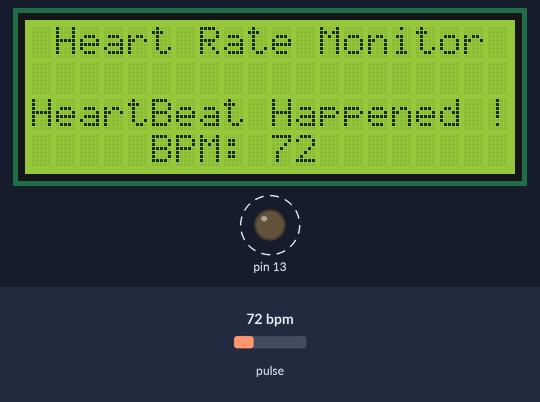
A sketch run on a simulated Arduino Uno, built with avr-gcc and run on an emulated ATmega328P. Shown: 20×4 character LCD, output pins drawn as LEDs (lit = HIGH). Dashed ring = blinking. The inputs (shaded band) are chosen by the test bench; at power-on: pulse 72 bpm. What the sketch prints to the serial monitor is not drawn.

Above: at 1.4 s.
1.5 s: pulse set to 42 bpm
At 3.4 s:
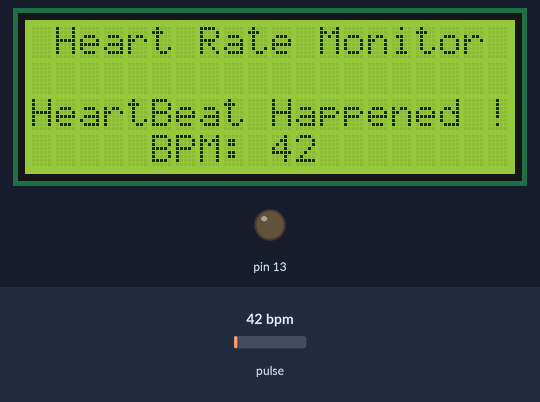
3.9 s: pulse set to 100 bpm
At 4.44 s:
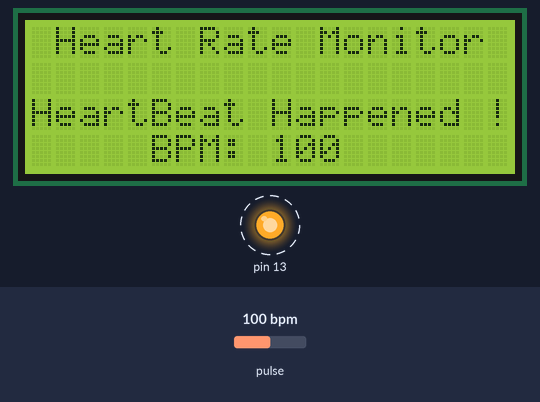
5.8 s: pulse set to 70 bpm
At 6.55 s:
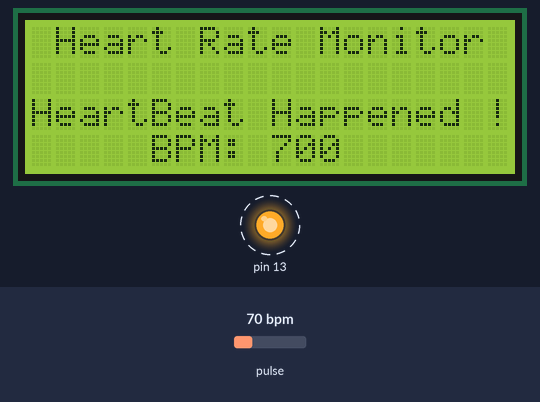
Timing chart, 0 to 14.1 s (numbered marks = the images above; inputs shaded):
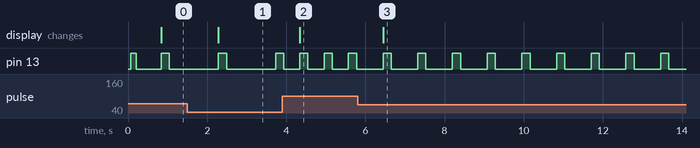

The sketch:

heart.ino
```cpp
#define USE_ARDUINO_INTERRUPTS true // Set-up low-level interrupts for most acurate BPM math.
#include <PulseSensorPlayground.h> // Includes the PulseSensorPlayground Library.
#include<LiquidCrystal.h>
LiquidCrystal lcd(7, 6, 5, 4, 3, 2);

// Variables
const int PulseWire = 0; // PulseSensor PURPLE WIRE connected to ANALOG PIN 0
const int LED13 = 13; // The on-board Arduino LED, close to PIN 13.
int Threshold = 550; // Determine which Signal to "count as a beat" and which to ignore.
// Use the "Gettting Started Project" to fine-tune Threshold Value beyond default setting.
// Otherwise leave the default "550" value.

PulseSensorPlayground pulseSensor; // Creates an instance of the PulseSensorPlayground object called "pulseSensor"
void setup() {
 Serial.println("Date & Time, BPM *B");
Serial.begin(9600); // For Serial Monitor
lcd.begin(20,4);

// Configure the PulseSensor object, by assigning our variables to it.
pulseSensor.analogInput(PulseWire);
pulseSensor.blinkOnPulse(LED13); //auto-magically blink Arduino's LED with heartbeat.
pulseSensor.setThreshold(Threshold);

// Double-check the "pulseSensor" object was created and "began" seeing a signal.
if (pulseSensor.begin()) {
Serial.println("We created a pulseSensor Object !"); //This prints one time at Arduino power-up, or on Arduino reset.
lcd.setCursor(0,0);
lcd.print(" Heart Rate Monitor");

}
}

void loop() {

int myBPM = pulseSensor.getBeatsPerMinute(); // Calls function on our pulseSensor object that returns BPM as an "int".
// "myBPM" hold this BPM value now.
if (pulseSensor.sawStartOfBeat()) { // Constantly test to see if "a beat happened".
Serial.println("♥ A HeartBeat Happened ! "); // If test is "true", print a message "a heartbeat happened".
Serial.print("BPM: "); // Print phrase "BPM: "
Serial.println(myBPM); // Print the value inside of myBPM.
lcd.setCursor(0,2);
lcd.print("HeartBeat Happened !"); // If test is "true", print a message "a heartbeat happened".
lcd.setCursor(5,3);
lcd.print("BPM: "); // Print phrase "BPM: "
lcd.print(myBPM);
 Serial.print(",");
 Serial.print("*B");
}
delay(20); // considered best practice in a simple sketch.
}
```

Measured:
- after the input at 1.5 s, the display: changes after 0.79 s (image 1)
- after the input at 3.9 s, the display: changes after 0.45 s (image 2)
- after the input at 5.8 s, pin 13: alternates HIGH for 0.21 s and LOW for 0.67 s, starting after 0.64 s; the display: changes after 0.65 s (image 3)
